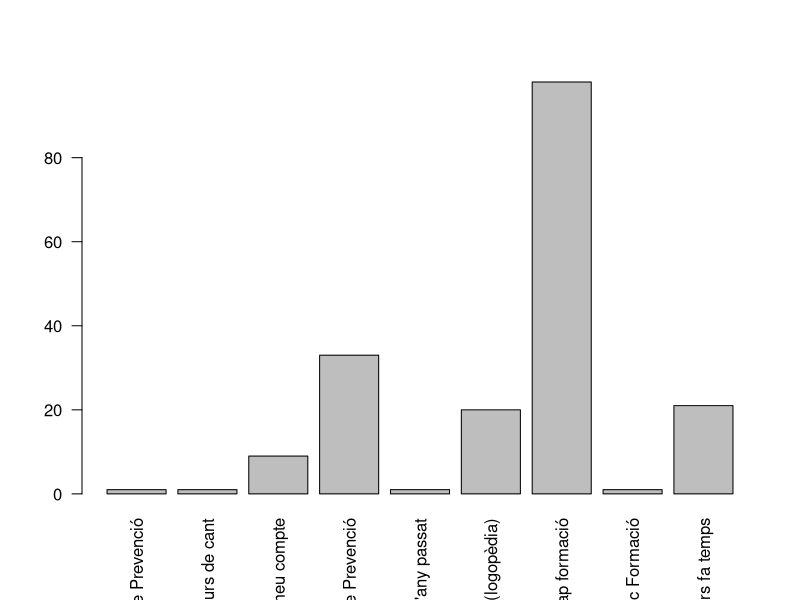

Source code (R):
## ---- chunk 1
library(tidyverse)
library(dplyr)
## ---- chunk 2
datos = read_csv2("Salut_Vocal_anonimizada.csv")
datos <- datos %>% select(-1,-38)

datos <- datos %>%
  rename_with(
    # Cambiar nombre a las últimas 10 columnas
    .fn = function(col_name) paste0("Pregunta", seq_along(col_name)),
    # Seleccionar las últimas 10 columnas
    .cols = (ncol(datos) - 9):ncol(datos)
  )
## ---- chunk 3
datos2 = datos %>%  select(27:36)
datos <- datos %>%
  mutate(across(27:36,  # Reemplaza columna1, columna2 con los nombres de las columnas deseadas
                ~ recode(., 
                         "Mai" = 0, 
                         "Gairebé mai" = 1, 
                         "A vegades" = 2, 
                         "Gairebé sempre" = 3, 
                         "Sempre" = 4)))

datos <- datos %>%
  mutate(suma_puntuacion = rowSums(select(., tail(names(.), 10))))
## ---- chunk 4
barplot(table(datos$`Té formació sobre salut vocal?`), las=2)
